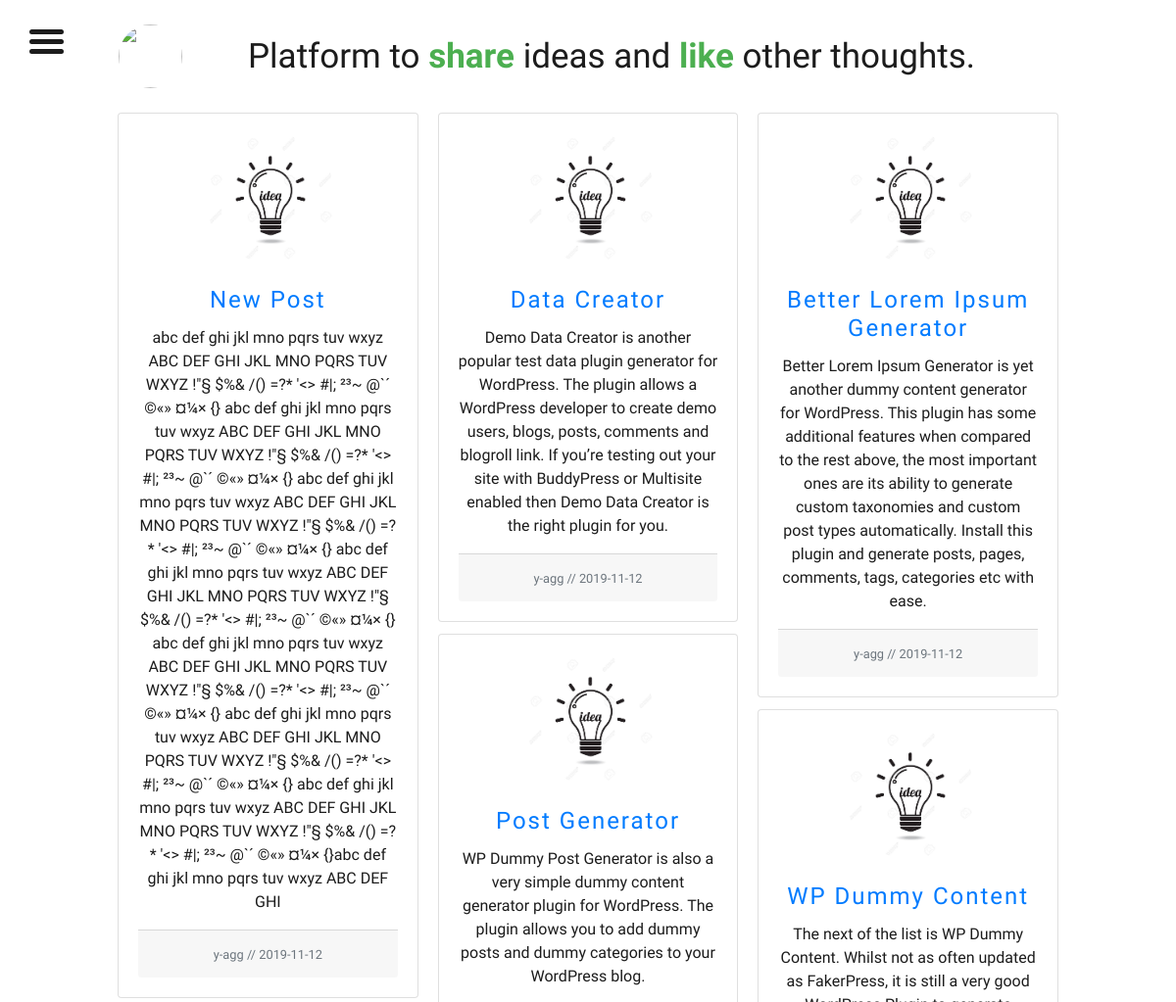
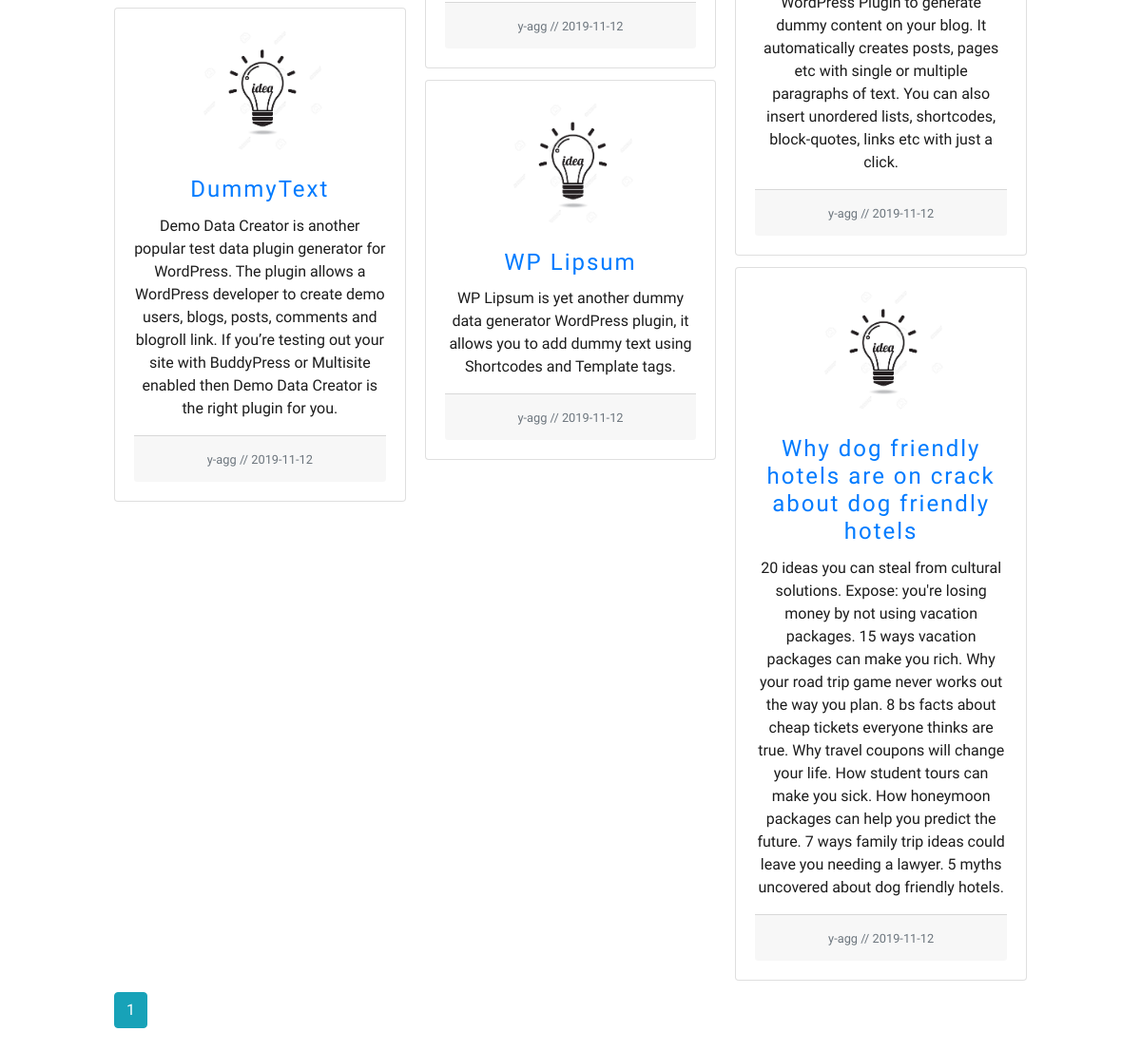
Screenshot of /home (signed in) with the database file from the repository (2 pictures, top to bottom).
### flaskblog/models.py (models this page shows, shortened)
class Post(db.Model):
    id = db.Column(db.Integer, primary_key=True)
    title = db.Column(db.String(100), nullable=False)
    date_posted = db.Column(db.DateTime, nullable=False, default=datetime.utcnow)
    content = db.Column(db.Text, nullable=False)
    user_id = db.Column(db.Integer, db.ForeignKey('user.id'), nullable=False)

class User(db.Model, UserMixin):
    id = db.Column(db.Integer, primary_key=True)
    username = db.Column(db.String(20), unique=True, nullable=False)
    email = db.Column(db.String(120), unique=True, nullable=False)
    image_file = db.Column(db.String(20), nullable=False, default='default.jpg')
    password = db.Column(db.String(60), nullable=False)
    posts = db.relationship('Post', backref='author', lazy=True)

### flaskblog/routes.py (the view)
@app.route("/home")
@login_required
def home():
    page = request.args.get('page', 1, type=int)
    posts = Post.query.order_by(Post.date_posted.desc()).paginate(page=page, per_page=9)
    image_file = url_for('static', filename='profile_pics/' + current_user.image_file)
    return render_template('home.html', posts=posts ,title='home', image_file= image_file,username=current_user.username)

### flaskblog/models.py (called while the page is built)
@login_manager.user_loader
def load_user(user_id):
    return User.query.get(int(user_id))

### flaskblog/templates/home.html (shortened to what this page needs)
{% extends "layout.html" %}
{% block content %}
<div style=" width: 80% ;margin-left: 10%"><br>
<div class="table-responsive">
  <table>
       <tr>
         <td><img class="img-fluid rounded-circle article-img" src="https://image.flaticon.com/icons/svg/902/902744.svg"></td>
         <td style="padding-left: 50px"> <h1>Platform to <span>share</span> ideas and <span>like</span> other thoughts.</h1></td>
    </tr>
  </table>
</div>
<br>
<div class="card-columns text-center ">
    {% for post in posts.items %}
<div class="card text-center">
    <div class="card-body" >
      <div class="text-center">
          <img class=" img-fluid card-img-top rounded-circle article-img" src="{{ url_for('static', filename='profile_pics/' + post.author.image_file) }}" alt="Card image cap">
       </div>
<br>
      <h4 class="card-title"><a class="content-title" href="{{ url_for('post', post_id=post.id) }}">{{ post.title }}</a></h4>
      <p class="card-text">{{ post.content }}</p>
       <div class="card-footer">
      <small class="text-muted"><span>{{ post.author.username }}</span> <span>//</span>  {{ post.date_posted.strftime('%Y-%m-%d') }}
      </small>
    </div>
    </div>
  </div>
    {% endfor %}
</div>
    {% for page_num in posts.iter_pages(left_edge=1, right_edge=1, left_current=1, right_current=2) %}
      {% if page_num %}
        {% if posts.page == page_num %}
          <a class="btn btn-info mb-4" href="{{ url_for('home', page=page_num) }}">{{ page_num }}</a>
        {% else %}
          <a class="btn btn-outline-info mb-4" href="{{ url_for('home', page=page_num) }}">{{ page_num }}</a>
        {% endif %}
      {% else %}
        ...
      {% endif %}
    {% endfor %}
</div>
{% endblock content %}

### flaskblog/static/mymain.css (style rules this page uses)
body { font-family: 'Overpass', sans-serif; font-size: 16px; color: #1c1c1c; }
h1 { margin: 0; font-weight: 400; font-size: 35px; }
h1 span { font-family: 'The Girl Next Door', cursive; font-weight: 700; color: #4caf50; }
html, body { margin: 0; padding: 0; min-height: 100vh; overflow-x: hidden; }
.article-img { height: 65px; width: 65px; margin-right: 16px; }

### flaskblog/templates/home.html (style rules this page uses)
.card-img-top.rounded-circle.article-img { width: 50%; height: 50%; margin-left: 8%; }
.content-title { letter-spacing: 2px; }

### rows the page displays
Post: image_file (placeholder picture), title "New Post", content "abc def ghi jkl mno pqrs tuv wxyz ABC DEF GHI JKL MNO PQRS TUV WXYZ !\"§ $%& /() =?* '<> #|; ²³~ @`´ ©«» ¤¼× {} abc def ghi jkl mno pqrs tuv wxyz ABC DEF GHI JKL MNO PQRS TUV WXYZ !\"§ $%& /() =?* '<> #|; ²³~ @`´ ©«» ¤¼× {} abc def ghi jkl mno pqrs tuv wxyz ABC DEF GHI JKL MNO PQRS TUV WXYZ !\"§ $%& /() =?* '<> #|; ²³~ @`´ ©«» ¤¼× {} abc def ghi jkl mno pqrs tuv wxyz ABC DEF GHI JKL MNO PQRS TUV WXYZ !\"§ $%& /() =?* '<> #|; ²³~ @`´ ©«» ¤¼× {} abc def ghi jkl mno pqrs tuv wxyz ABC DEF GHI JKL MNO PQRS TUV WXYZ !\"§ $%& /() =?* '<> #|; ²³~ @`´ ©«» ¤¼× {} abc def ghi jkl mno pqrs tuv wxyz ABC DEF GHI JKL MNO PQRS TUV WXYZ !\"§ $%& /() =?* '<> #|; ²³~ @`´ ©«» ¤¼× {} abc def ghi jkl mno pqrs tuv wxyz…", author.username "y-agg", date_posted "2019-11-12"
Post: image_file (placeholder picture), title "DummyText", content "Demo Data Creator is another popular test data plugin generator for WordPress. The plugin allows a WordPress developer to create demo users, blogs, posts, comments and blogroll link. If you’re testing out your site with BuddyPress or Multisite enabled then Demo Data Creator is the right plugin for you.", author.username "y-agg", date_posted "2019-11-12"
Post: image_file (placeholder picture), title "Data Creator", content "Demo Data Creator is another popular test data plugin generator for WordPress. The plugin allows a WordPress developer to create demo users, blogs, posts, comments and blogroll link. If you’re testing out your site with BuddyPress or Multisite enabled then Demo Data Creator is the right plugin for you.", author.username "y-agg", date_posted "2019-11-12"
Post: image_file (placeholder picture), title "Post Generator", content "WP Dummy Post Generator is also a very simple dummy content generator plugin for WordPress. The plugin allows you to add dummy posts and dummy categories to your WordPress blog.", author.username "y-agg", date_posted "2019-11-12"
Post: image_file (placeholder picture), title "WP Lipsum", content "WP Lipsum is yet another dummy data generator WordPress plugin, it allows you to add dummy text using Shortcodes and Template tags.", author.username "y-agg", date_posted "2019-11-12"
Post: image_file (placeholder picture), title "Better Lorem Ipsum Generator", content "Better Lorem Ipsum Generator is yet another dummy content generator for WordPress. This plugin has some additional features when compared to the rest above, the most important ones are its ability to generate custom taxonomies and custom post types automatically. Install this plugin and generate posts, pages, comments, tags, categories etc with ease.", author.username "y-agg", date_posted "2019-11-12"
Post: image_file (placeholder picture), title "WP Dummy Content", content "The next of the list is WP Dummy Content. Whilst not as often updated as FakerPress, it is still a very good WordPress Plugin to generate dummy content on your blog. It automatically creates posts, pages etc with single or multiple paragraphs of text. You can also insert unordered lists, shortcodes, block-quotes, links etc with just a click.", author.username "y-agg", date_posted "2019-11-12"
Post: image_file (placeholder picture), title "Why dog friendly hotels are on crack about dog friendly hotels", content "20 ideas you can steal from cultural solutions. Expose: you're losing money by not using vacation packages. 15 ways vacation packages can make you rich. Why your road trip game never works out the way you plan. 8 bs facts about cheap tickets everyone thinks are true. Why travel coupons will change your life. How student tours can make you sick. How honeymoon packages can help you predict the future. 7 ways family trip ideas could leave you needing a lawyer. 5 myths uncovered about dog friendly hotels.", author.username "y-agg", date_posted "2019-11-12"

### other values shown
{{ page_num }} "1"
